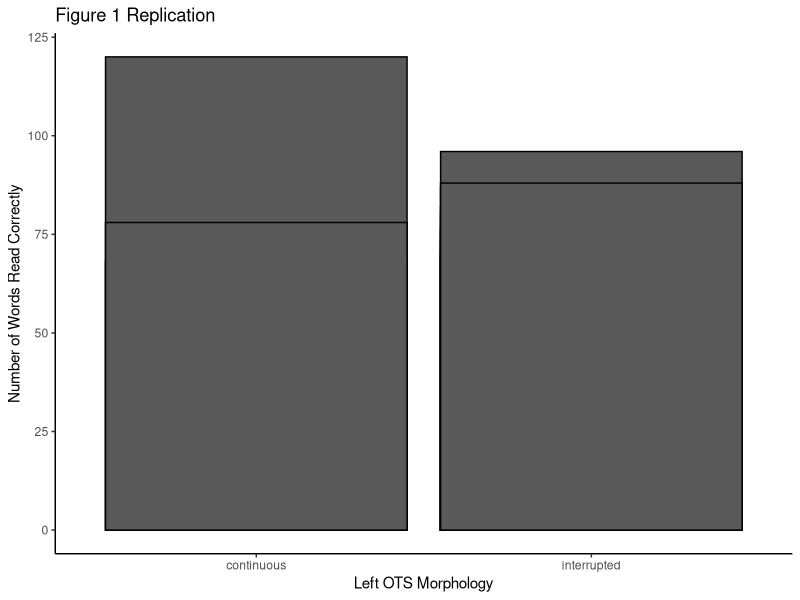

R code for this plot:
## ---- chunk 1
### Data Preparation
# Montage/Screenshot Code - see GitHub

#### Load Relevant Libraries and Functions
library(tidyverse)
#### Import data
d <- read.csv('data/borst2016_replication.csv')
colnames(d)

#### Data exclusion / filtering
##### Subjects were excluded before data analysis if their MRI data showed too much motion, artifacts, or did not have behavioral data. 
## ---- chunk 2
#### Prepare data for analysis - create columns etc.
filtered_d <- d %>%
  select("record_id", "rh_OTS", "lh_OTS", "visit_age_yrs_rounded", "twre_swe_ss")

colnames(filtered_d) <- c('ID','rhOTS','lhOTS', 'age', 'towre_score')

## ---- chunk 3
sulcal_pattern <- t.test(towre_score ~ lhOTS, data=filtered_d)
sulcal_pattern
## ---- chunk 4
filtered_d %>%
  ggplot(data = ., aes(x = lhOTS, y = towre_score)) +
    # Aesthetics
    theme_bw() +
    scale_fill_grey() +
    theme(panel.grid.major = element_blank(), 
          panel.grid.minor = element_blank(),
          panel.border = element_blank(),
          axis.line = element_line()) +
    # Data
  geom_bar(stat="identity", color="black", position=position_dodge()) +
  #geom_errorbar( aes(ymin = Rating-se, ymax = Rating+se), width=0.2,position=position_dodge(width = 0.9, preserve = "single")) +
  labs(title="Figure 1 Replication",
        x ="Left OTS Morphology", y = "Number of Words Read Correctly")

## ---- chunk 5
model1 <- lm(towre_score ~ lhOTS + rhOTS + age, data = filtered_d)
summary(model1)
## ---- chunk 6
model2 <- lm(towre_score ~ age, data = filtered_d)
summary(model2)
## ---- chunk 7
model3 <- lm(towre_score ~ lhOTS + rhOTS, data = filtered_d)
summary(model3)
